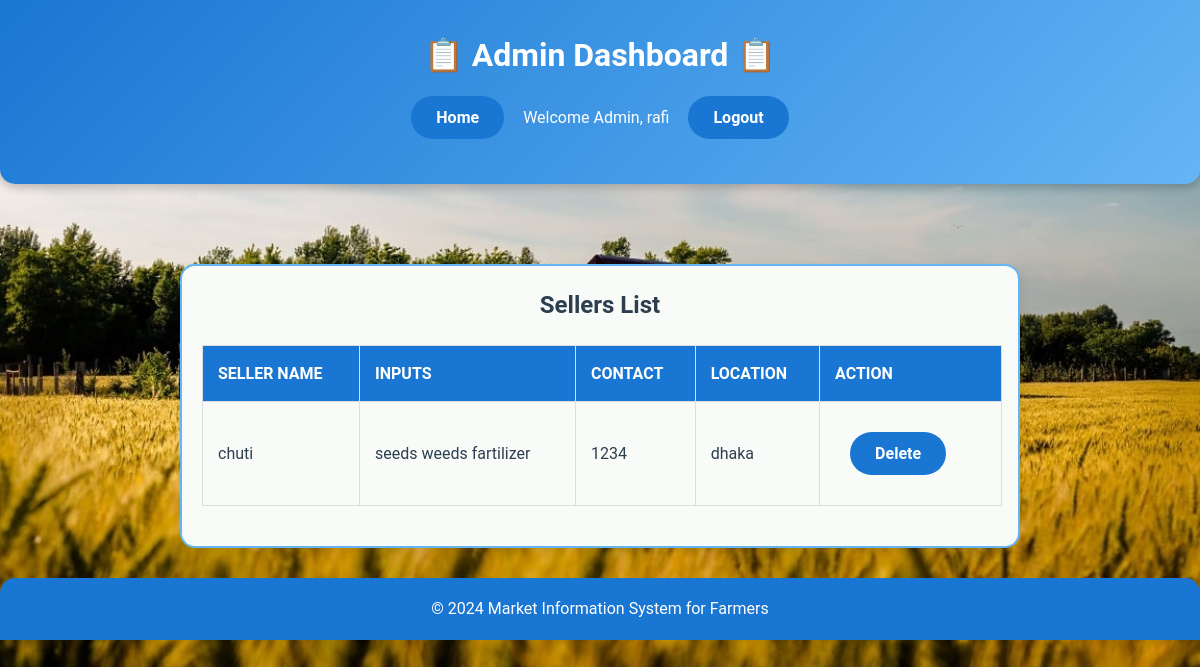
The page /sellers_table.php (signed in) on the database its author committed.
### tables this page shows
CREATE TABLE `sellers` (
  `id` int(11) NOT NULL,
  `name` varchar(255) NOT NULL,
  `email` varchar(255) NOT NULL,
  `password` varchar(255) NOT NULL,
  `contact` varchar(255) NOT NULL,
  `location` varchar(255) NOT NULL,
  `inputs` text NOT NULL
);

### sellers_table.php (the view, shortened to what this page needs)
<?php
require 'db_config.php';
$user_name = $_SESSION['name'];
$sql_sellers = "SELECT id, name, inputs, contact, location FROM sellers";
$result_sellers = $conn->query($sql_sellers);
?>
<!DOCTYPE html>
<html lang="en">
<head>
    <link rel="stylesheet" href="admin_style.css">
</head>
<body>
    <header class="header">
        <div class="header-left">
            <h1>📋 Admin Dashboard 📋</h1>
        </div>
        <div class="header-right">
            <button type="button" onclick="location.href='admin_dashboard.php'">Home</button>
            <span>Welcome Admin, <?php echo $user_name ?></span>
            <a href="logout.php">
                <button type="button">Logout</button>
            </a>
        </div>
    </header>
    <main class="dashboard">
        <section>
            <h2 class="text-success text-center">Sellers List</h2>
            <div class="table-responsive">
                <table class="table table-bordered table-striped">
                    <thead>
                        <tr>
                            <th>Seller Name</th>
                            <th>Inputs</th>
                            <th>Contact</th>
                            <th>Location</th>
                            <th>Action</th>
                        </tr>
                    </thead>
                    <tbody>
                        <?php
                        if ($result_sellers && $result_sellers->num_rows > 0) {
                            while ($row = $result_sellers->fetch_assoc()) {
                                echo "<tr>";
                                echo "  <form method='POST' action=''>";
                                echo "<td>" . htmlspecialchars($row['name']) . "</td>";
                                echo "<td>" . htmlspecialchars($row['inputs']) . "</td>";
                                echo "<td>" . htmlspecialchars($row['contact']) . "</td>";
                                echo "<td>" . htmlspecialchars($row['location']) . "</td>";
                                echo "<td>
                                            <input type='hidden' name='seller_id' value='" . htmlspecialchars($row['id']) . "'>
                                            <button type='submit' name='delete_seller' class='btn btn-danger' onclick=\"return confirm('Are you sure you want to delete this seller?');\">Delete</button>
                                      </td>";
                                echo "</form>";
                                echo "</tr>";
                            }
                        } else {
                            echo "<tr><td colspan='5' class='text-center'>No sellers found</td></tr>";
                        }
                        ?>
                    </tbody>
                </table>
            </div>
        </section>
    </main>
    <footer class="text-center p-3 bg-success text-white mt-0">
        <p>&copy; 2024 Market Information System for Farmers</p>
    </footer>
</body>
</html>

### admin_style.css (style rules this page uses)
* { margin: 0; padding: 0; box-sizing: border-box; font-family: 'Roboto', sans-serif; }
body { background: url('farm-background.jpg') no-repeat center center fixed; background-size: cover; color: #2c3e50; line-height: 1.6; font-size: 16px; overflow-x: hidden; }
header { background: linear-gradient(135deg, #1976D2, #64B5F6); color: #fff; padding: 30px 20px; text-align: center; border-radius: 0 0 15px 15px; box-shadow: 0 4px 10px rgba(0, 0, 0, 0.2); }
footer { background: #1976D2; color: #fff; text-align: center; padding: 18px 0; margin-top: 30px; border-radius: 15px 15px 0 0; }
section { margin: 20px auto; padding: 20px; width: 70%; max-width: 1400px; background: #f8fbf8; border: 2px solid #64B5F6; border-radius: 15px; box-shadow: 0 4px 10px rgba(0, 0, 0, 0.1); transition: transform 0.3s ease; overflow-x: auto; }
section h2 { text-align: center; margin-bottom: 15px; color: #2c3e50; }
table { width: 100%; border-collapse: collapse; margin: 20px 0; text-align: left; min-width: 800px; }
table th, table td { padding: 15px; border: 1px solid #ddd; }
table th { background: #1976D2; color: #fff; text-transform: uppercase; }
button { background: #1976D2; color: #fff; border: none; padding: 12px 25px; margin: 15px; border-radius: 25px; cursor: pointer; font-size: 16px; font-weight: bold; transition: background 0.3s ease, transform 0.3s ease; }
form { padding: 20px; background: #f8fbf8; border: 2px solid #42A5F5; border-radius: 15px; box-shadow: 0 4px 10px rgba(0, 0, 0, 0.1); }
main.dashboard { padding-top: 60px; }
form { max-width: 600px; margin: 0 auto; padding: 20px; background-color: #f8fbf8; border: 2px solid #64B5F6; border-radius: 15px; box-shadow: 0 4px 10px rgba(0, 0, 0, 0.1); }

### rows shown on the page
sellers: name "chuti", inputs "seeds weeds fartilizer", contact "1234", location "dhaka"

### other values the page prints
$user_name "rafi"
